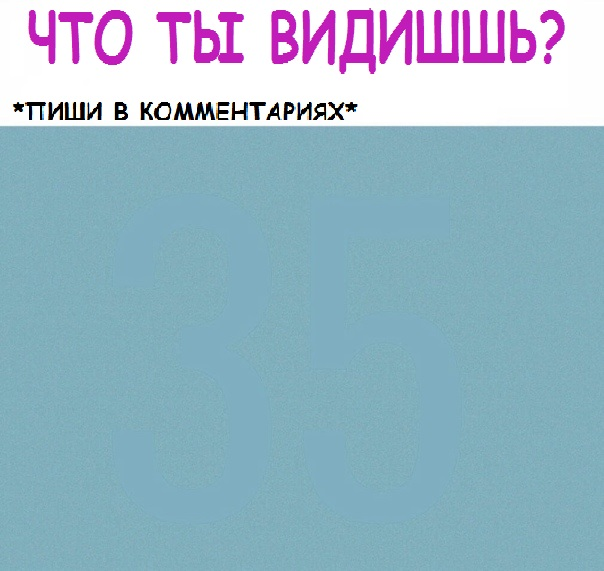
#> input picture scale_1200-8.png, 604 x 571 px
$ python img_prep.py
#> lines starting #> are read from the running program, lines starting #| are printed output that depends on the picture
#!usr/bin/env python3
# -*- coding:utf-8 -*-

import cv2

img = 'scale_1200-8.png'


def img_prep(img_out, name):
#> called with img_out = 'scale_1200-8.png', name = 'output'
    source = cv2.imread(img_out)  # read to pic
#> source is the input picture: shape (571, 604, 3); mean B, G, R 198.4, 182.3, 151.8
    thres, threshhold = cv2.threshold(source, 127, 255, 0)  # return pic with replaced pixels
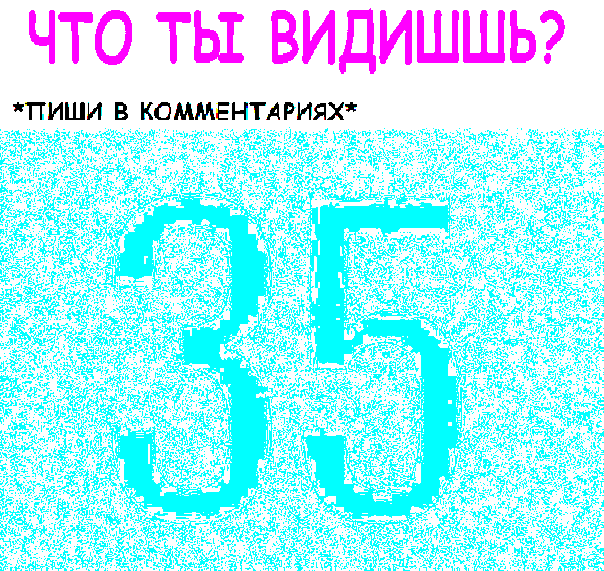
#> threshhold: shape (571, 604, 3); mean B, G, R 253.1, 244.1, 167.8
    cv2.imshow(name, threshhold)
    cv2.waitKey(0)
    cv2.destroyAllWindows()


img_prep(img, 'output')
